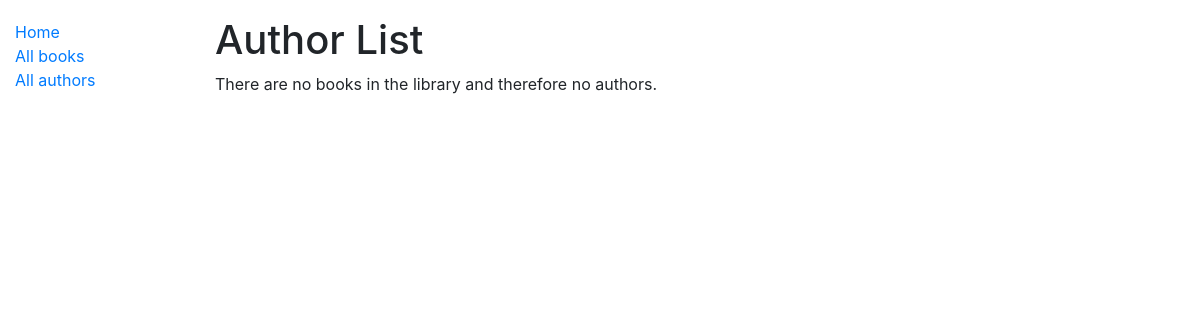
Page /catalog/authors/ on the earlier database version.
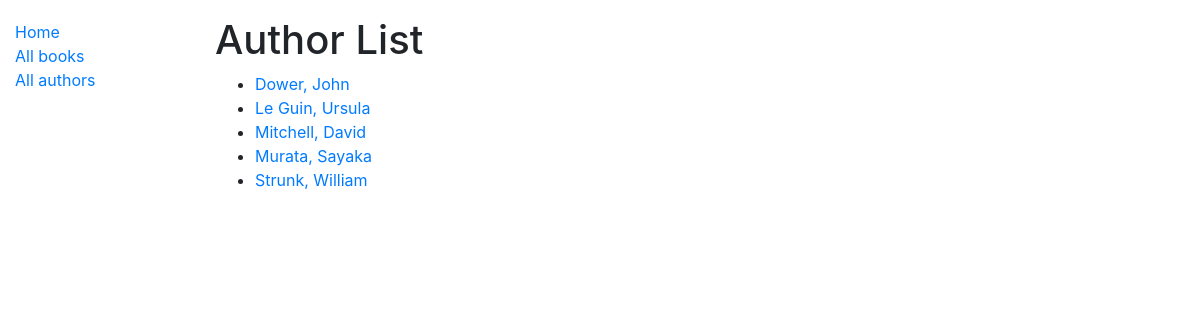
Same page on the later database version.
### catalog/models.py (models this page shows)
class Author(models.Model):
    first_name = models.CharField(max_length=100)
    last_name = models.CharField(max_length=100)
    date_of_birth = models.DateField(null=True, blank=True)
    date_of_death = models.DateField('Died', null=True, blank=True)
    class Meta:
        ordering = ['last_name', 'first_name']
    def get_absolute_url(self):
        return reverse('author-detail', args=[str(self.id)])
    def __str__(self):
        return f'{self.last_name}, {self.first_name}'

### catalog/views.py (the view)
# urls.py: path('authors/', views.AuthorListView.as_view(), name='authors'),
class AuthorListView(generic.ListView):
    model = Author
    paginate_by = 10

### catalog/templates/catalog/author_list.html
{% extends "base_generic.html" %}
{% block content %}
  <h1>Author List</h1>
  {% if author_list %}
  <ul>
    {% for author in author_list %}
      <li>
        <a href="{{ author.get_absolute_url }}">{{ author }}</a>
      </li>
    {% endfor %}
  </ul>
  {% else %}
    <p>There are no books in the library and therefore no authors.</p>
  {% endif %}
{% endblock %}

Differences in the rows shown:
added Author: last_name+first_name "Dower, John"
added Author: last_name+first_name "Le Guin, Ursula"
added Author: last_name+first_name "Mitchell, David"
added Author: last_name+first_name "Murata, Sayaka"
added Author: last_name+first_name "Strunk, William"
Other differences:
text no longer shown: "There are no books in the library and therefore no authors."
